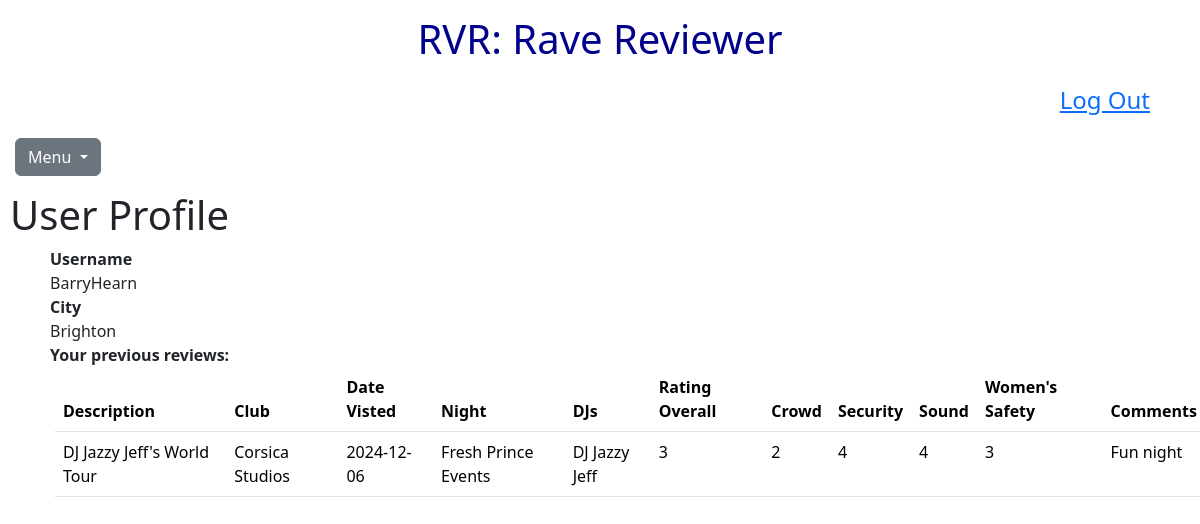
The app's page /profile (signed in), older data.
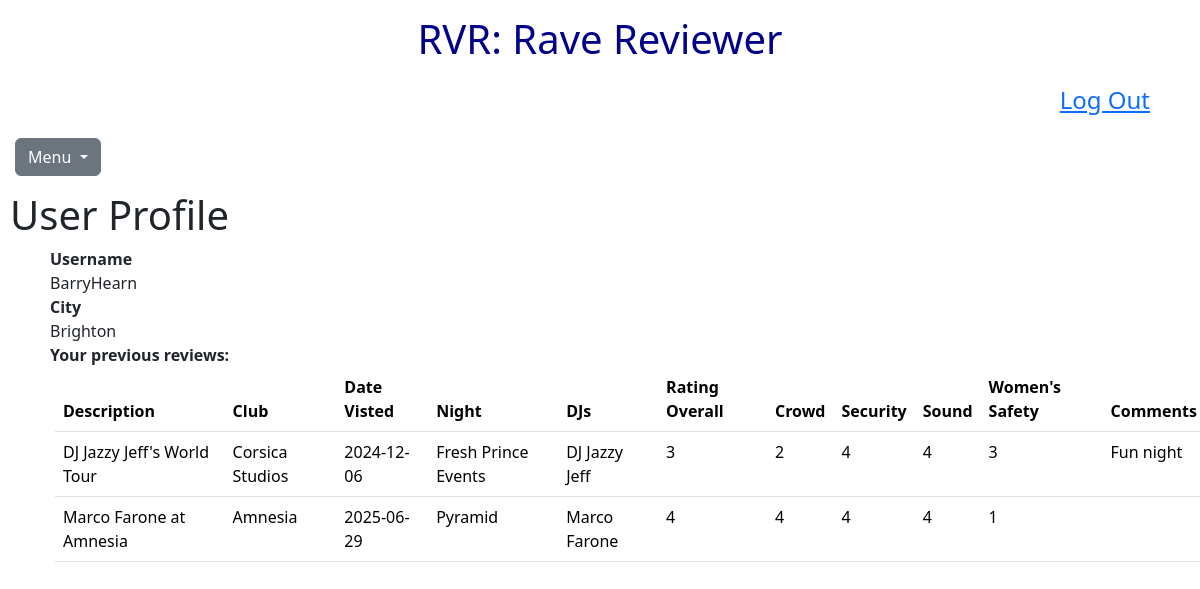
The same page, newer data.
### tables this page shows
CREATE TABLE users (
    id INTEGER PRIMARY KEY AUTOINCREMENT,
    created TIMESTAMP NOT NULL DEFAULT CURRENT_TIMESTAMP,
    username TEXT NOT NULL,
    password_hash TEXT NOT NULL,
    email TEXT  NOT NULL,
    gender TEXT NOT NULL
, city TEXT NOT NULL);

CREATE TABLE reviews(
id INTEGER PRIMARY KEY AUTOINCREMENT, 
description TEXT NOT NULL,
club TEXT NOT NULL,
date_visited TEXT NOT NULL,
night TEXT NOT NULL,
rating_overall INTEGER,
rating_crowd INTEGER,
rating_security INTEGER,
rating_sound INTEGER,
rating_womensafety INTEGER, created TIMESTAMP NOT NULL DEFAULT CURRENT_TIMESTAMP, user_added_by TEXT NOT NULL, comments TEXT, DJS TEXT);

### app.py (the view)
@app.route("/profile")
@login_required
def profile():
   user_id_number = current_user.get_id()
   user = query_db("SELECT * FROM users WHERE id = ?", [user_id_number], one=True)
   username = (user['username'])
   print(f"Test profile username: {username}")
   city = (user['city'])
   list_0 = []
   list = []
   dict = {
            "City": city,
            "Username": username,
           }
   list_0.append(dict)
   for reviews in query_db("SELECT * FROM reviews WHERE user_added_by = ?", [username]):
        description = (reviews['description'])
        club = (reviews['club'])
        date_visited = (reviews['date_visited'])
        night = (reviews['night'])
        DJs = (reviews['DJs'])
        rating_overall = (reviews['rating_overall'])
        rating_crowd = (reviews['rating_crowd'])
        rating_security = (reviews['rating_security'])
        rating_sound = (reviews['rating_sound'])
        rating_womensafety = (reviews['rating_womensafety'])
        comments = (reviews['comments'])
        dict = {
                "description": description,
                "club": club,
                "date_visited": date_visited,
                "night": night,
                "DJ": DJs,
                "rating_overall": rating_overall,
                "rating_crowd": rating_crowd,
                "rating_security": rating_security,
                "rating_sound": rating_sound,
                "rating_womensafety": rating_womensafety,
                "comments": comments,
            }
        list.append(dict)
        print(list)
   return render_template("profile.html", dict=list, list_0=list_0)

### app.py (called while the page is built)
def get_db():
    db = getattr(g, '_database', None) #Check if db is already stored in g, if it does not exist create one
    if db is None:
        db = g._database = sqlite3.connect('database.db')
        db.row_factory = sqlite3.Row
    return db #Return db object

@app.teardown_appcontext #close connection after each request
def close_connection(exception):
    db = getattr(g, '_database', None)
    if db is not None:
        db.close()

def query_db(query, args=(), one=False): #make querying easier by returning requests in dictionaries (not tuples)
    cur = get_db().execute(query, args)
    rv = cur.fetchall()
    cur.close()
    return(rv[0] if rv else None) if one else rv

@login_manager.user_loader
def load_user(user_id):
    return User.get(user_id) #UserMixin has 'get_id' method

    @staticmethod
    def get(user_id):
        user_id_1 = query_db("SELECT * FROM users WHERE id = ?", [user_id], one=True)
        if user_id_1:
            print('USER FOUND')
            return User(id=user_id_1['id'], username=user_id_1['username'], password=user_id_1['password_hash'])
        print('USER NOT FOUND')
        return None

### templates/profile.html (shortened to what this page needs)
{% extends "layout.html" %}
{% block body%}
<body>
    <h1 class="heading_space"> User Profile </h1>
<div class="space">
  {% for row in list_0 %}
   <div>  <div class="bold_1" id = "username"> Username </div> {{row.Username}} </div>
      <div> <div class="bold_1" id = "city" > City </div> {{row.City}} </div>
{% endfor %}
    <div class="bold_1" > Your previous reviews: </div>
    <table class = "table">
      <thead>
          <tr>
              <th>Description</th>
              <th>Club</th>
              <th>Date Visted</th>
              <th> Night</th>
              <th> DJs </th>
              <th>Rating Overall</th>
              <th>Crowd </th>
              <th>Security </th>
              <th>Sound </th>
              <th>Women's Safety</th>
              <th>Comments </th>
            </tr>
     </thead>
     <tbody>
      {% for column in dict %}
      <tr>
          <td> {{column.description}} </td>
          <td> {{column.club}} </td>
          <td> {{ column.date_visited }} </td>
          <td> {{ column.night}} </td>
          <td> {{ column.DJ }}</td>
          <td> {{column.rating_overall}} </td>
          <td> {{column.rating_crowd}}  </td>
          <td> {{column.rating_security}} </td>
          <td> {{ column.rating_sound }} </td>
          <td> {{ column.rating_womensafety}} </td>
          <td> {{ column.comments}} </td>
      </tr>
          {% endfor %}
     </tbody>
  </table>
</div>
{% endblock %}

Row changes from the older to the newer data that the page shows:
added reviews: description "Marco Farone at Amnesia", club "Amnesia", date_visited "2025-06-29", night "Pyramid", DJ "Marco Farone", rating_overall "4", rating_crowd "4", rating_security "4", rating_sound "4", rating_womensafety "1"
